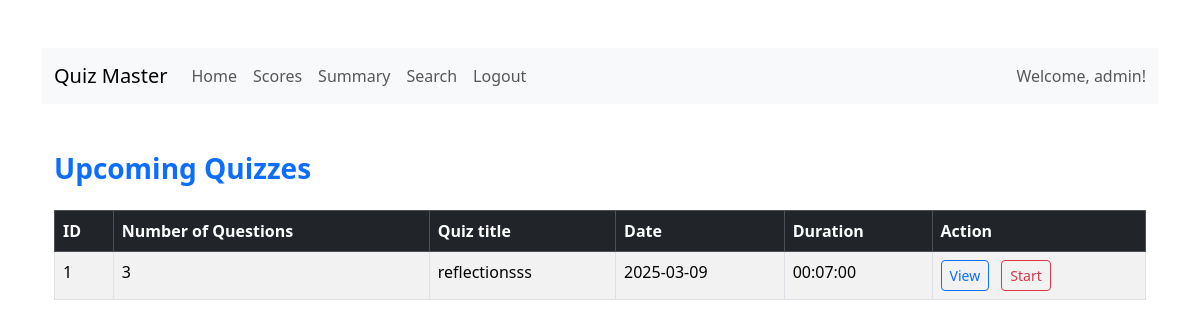
Screenshot of /dashboard/user/1 with the database file from the repository.
### models/user.py (models this page shows)
class User(db.Model,UserMixin):
    id = db.Column(db.Integer, primary_key=True, autoincrement=True)
    email = db.Column(db.String(150), unique=True, nullable=False)
    password = db.Column(db.String(150), nullable=False)
    fullname = db.Column(db.String(150), nullable=False)
    qualification = db.Column(db.String(150))
    dob = db.Column(db.Date)
    role=db.Column(db.String(150),nullable=False,default="user")

### models/quiz.py (models this page shows)
class Quiz(db.Model):
    id = db.Column(db.Integer, primary_key=True)
    chapter_id = db.Column(db.Integer, db.ForeignKey('chapter.id'), nullable=False)
    quizdate = db.Column(db.Date)
    quizduration = db.Column(db.Time)
    quizname=db.Column(db.String(150), nullable=False,unique=True)
    questions = db.relationship('Question', backref='quiz', lazy=True)
    @hybrid_property
    def noofquestions(self):
        return len(self.questions)

### app.py (the view)
@app.route("/dashboard/user/<int:id>", methods=["GET", "POST"])
def userdashboard(id):
    user=User.query.filter_by(id=id).first()
    name=user.fullname
    return render_template(
        "userdashboard.html",
        quizzes=Quiz.query.filter(Quiz.quizdate >= date.today()).all(),
        user=user,
        id=id,name=name
    )

### templates/userdashboard.html (shortened to what this page needs)
{% extends "base.html" %}
{% block content %}
<nav class="navbar navbar-expand-lg navbar-light bg-light">
    <div class="container-fluid">
      <a class="navbar-brand" href="{{ url_for('userdashboard', id=user.id) }}">Quiz Master</a>
      <div class="collapse navbar-collapse">
        <ul class="navbar-nav me-auto mb-2 mb-lg-0">
          <li class="nav-item"><a class="nav-link" href="{{ url_for('userdashboard', id=user.id) }}">Home</a></li>
          <li class="nav-item"><a class="nav-link" href="{{ url_for('userscores', id=user.id) }}">Scores</a></li>
          <li class="nav-item"><a class="nav-link" href="{{ url_for('usersummary', id=user.id) }}">Summary</a></li>
          <li class="nav-item"><a class="nav-link" href="{{ url_for('usersearch', id=user.id) }}">Search</a></li>
          <li class="nav-item"><a class="nav-link" href="{{ url_for('logout') }}">Logout</a></li>
        </ul>
        <span class="navbar-text ms-auto">Welcome, {{ user.fullname }}!</span>
      </div>
    </div>
  </nav>
<div class="container my-5">
    <h3 class="mb-4 text-primary fw-bold">Upcoming Quizzes</h3>
    <div class="table-responsive">
        <table class="table table-striped table-hover table-bordered">
            <thead class="table-dark">
                <tr>
                    <th scope="col">ID</th>
                    <th scope="col">Number of Questions</th>
                    <th scope="col">Quiz title</th>
                    <th scope="col">Date</th>
                    <th scope="col">Duration</th>
                    <th scope="col">Action</th>
                </tr>
            </thead>
            <tbody>
                {% for quiz in quizzes %}
                <tr>
                    <td>{{ quiz.id }}</td>
                    <td>{{quiz.noofquestions}}</td>
                    <td>{{quiz.quizname}}</td>
                    <td>{{ quiz.quizdate}}</td>
                    <td>{{ quiz.quizduration }}</td>
                    <td>
                        <button type="button" onclick="location.href='{{ url_for('userviewquiz', id=user.id,quizid=quiz.id) }}'" class="btn btn-outline-primary btn-sm me-2">View</button>
                        <button type="button" onclick="location.href='{{ url_for('userstartquiz', id=user.id,quizid=quiz.id) }}'" class="btn btn-outline-danger btn-sm">Start</button>
                    </td>
                </tr>
                {% endfor %}
            </tbody>
        </table>
    </div>
{% endblock %}

### rows the page displays
User: fullname "admin"
Quiz: id "1", noofquestions "3", quizname "reflectionsss", quizdate "2025-03-09", quizduration "00:07:00"
